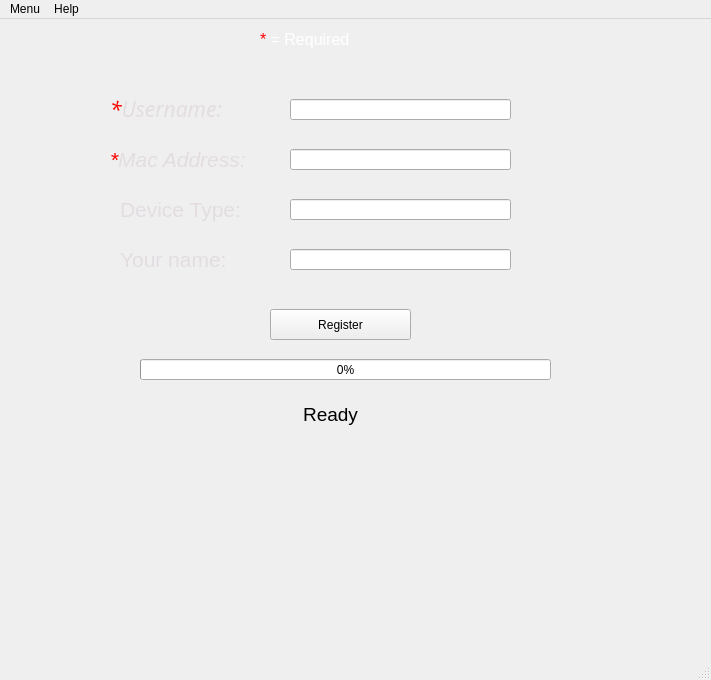
<?xml version="1.0" encoding="UTF-8"?>
<ui version="4.0">
 <class>MainWindow</class>
 <widget class="QMainWindow" name="MainWindow">
  <property name="geometry">
   <rect>
    <x>0</x>
    <y>0</y>
    <width>711</width>
    <height>680</height>
   </rect>
  </property>
  <property name="windowTitle">
   <string>Device Registration</string>
  </property>
  <property name="windowIcon">
   <iconset>
    <normaloff>../../Downloads/digital_art_wallpaper_highway_3840x2160_67744_mm_90_7VZ_icon.ico</normaloff>../../Downloads/digital_art_wallpaper_highway_3840x2160_67744_mm_90_7VZ_icon.ico</iconset>
  </property>
  <property name="autoFillBackground">
   <bool>true</bool>
  </property>
  <widget class="QWidget" name="centralwidget">
   <widget class="QLabel" name="label">
    <property name="geometry">
     <rect>
      <x>110</x>
      <y>70</y>
      <width>141</width>
      <height>41</height>
     </rect>
    </property>
    <property name="font">
     <font>
      <family>Segoe MDL2 Assets</family>
     </font>
    </property>
    <property name="text">
     <string>&lt;html&gt;&lt;head/&gt;&lt;body&gt;&lt;p&gt;&lt;span style=&quot; font-size:16pt; font-style:italic; color:#ff0000;&quot;&gt;*&lt;/span&gt;&lt;span style=&quot; font-size:16pt; font-style:italic; color:#e3dde1;&quot;&gt;Username:&lt;/span&gt;&lt;/p&gt;&lt;/body&gt;&lt;/html&gt;</string>
    </property>
    <property name="textFormat">
     <enum>Qt::AutoText</enum>
    </property>
   </widget>
   <widget class="QLabel" name="label_2">
    <property name="geometry">
     <rect>
      <x>110</x>
      <y>120</y>
      <width>161</width>
      <height>41</height>
     </rect>
    </property>
    <property name="text">
     <string>&lt;html&gt;&lt;head/&gt;&lt;body&gt;&lt;p&gt;&lt;span style=&quot; font-size:16pt; font-style:italic; color:#ff0000;&quot;&gt;*&lt;/span&gt;&lt;span style=&quot; font-size:16pt; font-style:italic; color:#e3dde1;&quot;&gt;Mac Address:&lt;/span&gt;&lt;/p&gt;&lt;/body&gt;&lt;/html&gt;</string>
    </property>
   </widget>
   <widget class="QLabel" name="label_3">
    <property name="geometry">
     <rect>
      <x>120</x>
      <y>170</y>
      <width>161</width>
      <height>41</height>
     </rect>
    </property>
    <property name="text">
     <string>&lt;html&gt;&lt;head/&gt;&lt;body&gt;&lt;p&gt;&lt;span style=&quot; font-size:16pt; color:#e3dde1;&quot;&gt;Device Type:&lt;/span&gt;&lt;/p&gt;&lt;/body&gt;&lt;/html&gt;</string>
    </property>
   </widget>
   <widget class="QLabel" name="label_4">
    <property name="geometry">
     <rect>
      <x>120</x>
      <y>220</y>
      <width>161</width>
      <height>41</height>
     </rect>
    </property>
    <property name="text">
     <string>&lt;html&gt;&lt;head/&gt;&lt;body&gt;&lt;p&gt;&lt;span style=&quot; font-size:16pt; color:#e3dde1;&quot;&gt;Your name:&lt;/span&gt;&lt;/p&gt;&lt;/body&gt;&lt;/html&gt;</string>
    </property>
   </widget>
   <widget class="QProgressBar" name="progressBar">
    <property name="geometry">
     <rect>
      <x>140</x>
      <y>340</y>
      <width>411</width>
      <height>21</height>
     </rect>
    </property>
    <property name="font">
     <font>
      <strikeout>false</strikeout>
     </font>
    </property>
    <property name="value">
     <number>0</number>
    </property>
    <property name="textVisible">
     <bool>true</bool>
    </property>
    <property name="orientation">
     <enum>Qt::Horizontal</enum>
    </property>
    <property name="textDirection">
     <enum>QProgressBar::TopToBottom</enum>
    </property>
   </widget>
   <widget class="QPushButton" name="pushButton">
    <property name="geometry">
     <rect>
      <x>270</x>
      <y>290</y>
      <width>141</width>
      <height>31</height>
     </rect>
    </property>
    <property name="focusPolicy">
     <enum>Qt::WheelFocus</enum>
    </property>
    <property name="autoFillBackground">
     <bool>true</bool>
    </property>
    <property name="text">
     <string>Register</string>
    </property>
   </widget>
   <widget class="QLineEdit" name="lineEdit">
    <property name="geometry">
     <rect>
      <x>290</x>
      <y>80</y>
      <width>221</width>
      <height>21</height>
     </rect>
    </property>
    <property name="styleSheet">
     <string notr="true">font: 12pt &quot;Verdana&quot;;</string>
    </property>
    <property name="inputMethodHints">
     <set>Qt::ImhLowercaseOnly</set>
    </property>
   </widget>
   <widget class="QLineEdit" name="lineEdit_2">
    <property name="geometry">
     <rect>
      <x>290</x>
      <y>130</y>
      <width>221</width>
      <height>21</height>
     </rect>
    </property>
    <property name="styleSheet">
     <string notr="true">font: 12pt &quot;Verdana&quot;;</string>
    </property>
   </widget>
   <widget class="QLineEdit" name="lineEdit_3">
    <property name="geometry">
     <rect>
      <x>290</x>
      <y>180</y>
      <width>221</width>
      <height>21</height>
     </rect>
    </property>
    <property name="styleSheet">
     <string notr="true">font: 12pt &quot;Verdana&quot;;</string>
    </property>
   </widget>
   <widget class="QLineEdit" name="lineEdit_4">
    <property name="geometry">
     <rect>
      <x>290</x>
      <y>230</y>
      <width>221</width>
      <height>21</height>
     </rect>
    </property>
    <property name="styleSheet">
     <string notr="true">font: 12pt &quot;Verdana&quot;;</string>
    </property>
   </widget>
   <widget class="QLabel" name="label_5">
    <property name="geometry">
     <rect>
      <x>140</x>
      <y>370</y>
      <width>381</width>
      <height>51</height>
     </rect>
    </property>
    <property name="styleSheet">
     <string notr="true">font: 12pt &quot;Verdana&quot;;</string>
    </property>
    <property name="text">
     <string>&lt;html&gt;&lt;head/&gt;&lt;body&gt;&lt;p align=&quot;center&quot;&gt;&lt;span style=&quot; font-size:14pt;&quot;&gt;Ready&lt;/span&gt;&lt;/p&gt;&lt;/body&gt;&lt;/html&gt;</string>
    </property>
    <property name="alignment">
     <set>Qt::AlignCenter</set>
    </property>
   </widget>
   <widget class="QLabel" name="label_6">
    <property name="geometry">
     <rect>
      <x>260</x>
      <y>0</y>
      <width>121</width>
      <height>41</height>
     </rect>
    </property>
    <property name="text">
     <string>&lt;html&gt;&lt;head/&gt;&lt;body&gt;&lt;p&gt;&lt;span style=&quot; font-size:12pt; color:#ff0000;&quot;&gt;*&lt;/span&gt;&lt;span style=&quot; font-size:12pt; color:#ffffff;&quot;&gt; = Required&lt;/span&gt;&lt;/p&gt;&lt;/body&gt;&lt;/html&gt;</string>
    </property>
    <property name="openExternalLinks">
     <bool>false</bool>
    </property>
   </widget>
   <widget class="QLabel" name="label_7">
    <property name="geometry">
     <rect>
      <x>190</x>
      <y>370</y>
      <width>291</width>
      <height>241</height>
     </rect>
    </property>
   </widget>
   <zorder>lineEdit</zorder>
   <zorder>label</zorder>
   <zorder>label_2</zorder>
   <zorder>label_3</zorder>
   <zorder>label_4</zorder>
   <zorder>progressBar</zorder>
   <zorder>pushButton</zorder>
   <zorder>lineEdit_2</zorder>
   <zorder>lineEdit_3</zorder>
   <zorder>lineEdit_4</zorder>
   <zorder>label_5</zorder>
   <zorder>label_6</zorder>
   <zorder>label_7</zorder>
  </widget>
  <widget class="QMenuBar" name="menubar">
   <property name="geometry">
    <rect>
     <x>0</x>
     <y>0</y>
     <width>711</width>
     <height>23</height>
    </rect>
   </property>
   <widget class="QMenu" name="menuMenu">
    <property name="title">
     <string>Menu</string>
    </property>
    <addaction name="separator"/>
    <addaction name="actionAdd_user_using_website"/>
    <addaction name="separator"/>
    <addaction name="actionAdd_device_for_user_on_website"/>
    <addaction name="separator"/>
   </widget>
   <widget class="QMenu" name="menuHelp">
    <property name="title">
     <string>Help</string>
    </property>
    <addaction name="separator"/>
    <addaction name="actionAbout"/>
    <addaction name="separator"/>
    <addaction name="actionHelp"/>
    <addaction name="separator"/>
   </widget>
   <addaction name="menuMenu"/>
   <addaction name="menuHelp"/>
  </widget>
  <widget class="QStatusBar" name="statusbar"/>
  <action name="actionAdd_user_using_website">
   <property name="text">
    <string>Add user using website</string>
   </property>
  </action>
  <action name="actionAdd_device_for_user_on_website">
   <property name="text">
    <string>Add device for user on website</string>
   </property>
  </action>
  <action name="actionAbout">
   <property name="text">
    <string>About</string>
   </property>
  </action>
  <action name="actionHelp">
   <property name="text">
    <string>Help...</string>
   </property>
  </action>
 </widget>
 <tabstops>
  <tabstop>lineEdit</tabstop>
  <tabstop>lineEdit_2</tabstop>
  <tabstop>lineEdit_3</tabstop>
  <tabstop>lineEdit_4</tabstop>
  <tabstop>pushButton</tabstop>
 </tabstops>
 <resources/>
 <connections>
  <connection>
   <sender>lineEdit</sender>
   <signal>returnPressed()</signal>
   <receiver>pushButton</receiver>
   <slot>animateClick()</slot>
   <hints>
    <hint type="sourcelabel">
     <x>312</x>
     <y>116</y>
    </hint>
    <hint type="destinationlabel">
     <x>297</x>
     <y>338</y>
    </hint>
   </hints>
  </connection>
  <connection>
   <sender>lineEdit_2</sender>
   <signal>returnPressed()</signal>
   <receiver>pushButton</receiver>
   <slot>animateClick()</slot>
   <hints>
    <hint type="sourcelabel">
     <x>331</x>
     <y>162</y>
    </hint>
    <hint type="destinationlabel">
     <x>278</x>
     <y>345</y>
    </hint>
   </hints>
  </connection>
  <connection>
   <sender>lineEdit_3</sender>
   <signal>returnPressed()</signal>
   <receiver>pushButton</receiver>
   <slot>animateClick()</slot>
   <hints>
    <hint type="sourcelabel">
     <x>393</x>
     <y>216</y>
    </hint>
    <hint type="destinationlabel">
     <x>243</x>
     <y>335</y>
    </hint>
   </hints>
  </connection>
  <connection>
   <sender>lineEdit_4</sender>
   <signal>returnPressed()</signal>
   <receiver>pushButton</receiver>
   <slot>animateClick()</slot>
   <hints>
    <hint type="sourcelabel">
     <x>421</x>
     <y>265</y>
    </hint>
    <hint type="destinationlabel">
     <x>286</x>
     <y>348</y>
    </hint>
   </hints>
  </connection>
 </connections>
</ui>
